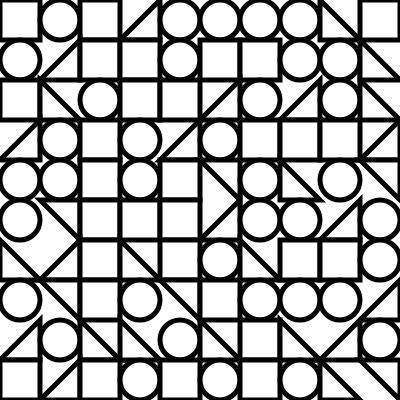
Frame 1 (no input)
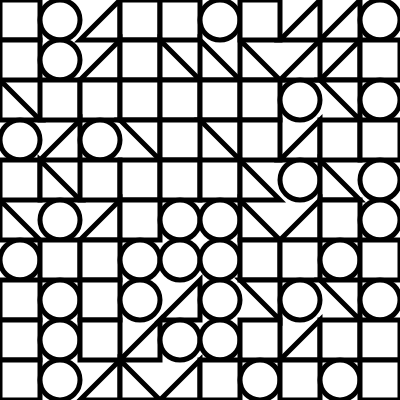
Frame 2 (the mouse pressed at the canvas centre, redrawn once)

The p5.js sketch that drew these frames (run headless with seeded random() and noise() and a simulated clock; the mouse was pressed at the canvas centre and the sketch redrawn once):

// p5.js sketch
// ── sketch.js

const sketchHeight = 400;
const sketchWidth = 400;
const shapeSize = 40;

let colorValues = [50, 100, 200];

function setup() {
  createCanvas(sketchWidth, sketchHeight);
}
let test = 0;
function draw() {
  noLoop();
  background(255);
  strokeWeight(5);
  for (let y = 0; y < sketchHeight; y += shapeSize) 
  {
    for (let x = 0; x < sketchWidth; x += shapeSize) 
    {
      let counter = Math.round(random(0.5,3.5));
      if(counter == 1){

        fill("white");
        circle(x + shapeSize/2, y + shapeSize/2, shapeSize);
      }else if(counter == 2){
        fill("white");
        let triangleType = Math.round(random(-0.5, 3.4999));
        if (triangleType == 0) {
          triangle(
            x, y,
            x + shapeSize, y,
            x + shapeSize, y + shapeSize
          );
        }else if (triangleType == 1) {
          triangle(
            x + shapeSize, y,
            x + shapeSize, y + shapeSize,
            x, y + shapeSize
          );
        }else if (triangleType == 2) {
          triangle(
            x + shapeSize, y + shapeSize,
            x, y + shapeSize,
            x, y
          )
        } else if (triangleType == 3){
          triangle(
            x, y + shapeSize,
            x + shapeSize, y + shapeSize,
            x + shapeSize, y
          );
        }
      }else if(counter == 3){

        fill("white");
        rect(x, y, shapeSize)
      }
    }
  }
}
